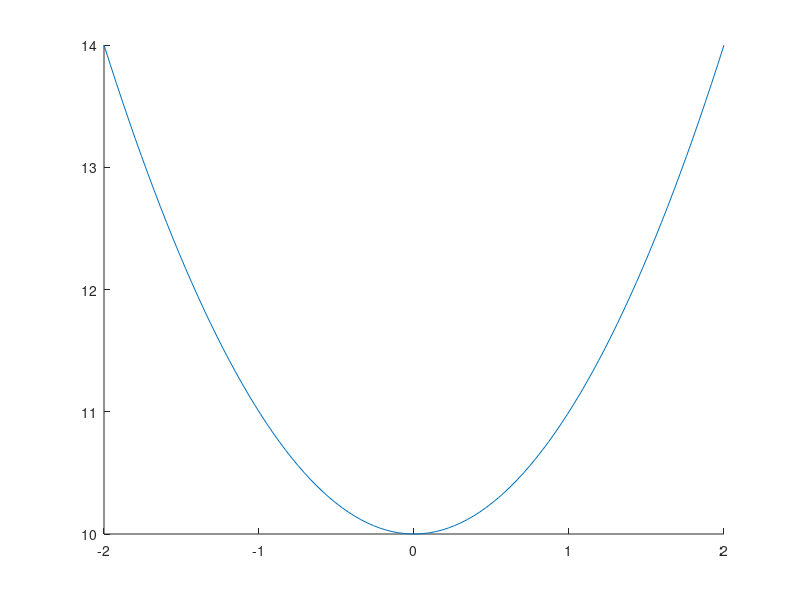

This figure's MATLAB source:
figure(1);
hold on
point=100;
x=linspace(-2,2,point);
for i=1:100
    y(i)=x(i).^2+10;
end
yStd=std(y);
yMean=mean(y);
plot(x,y);
